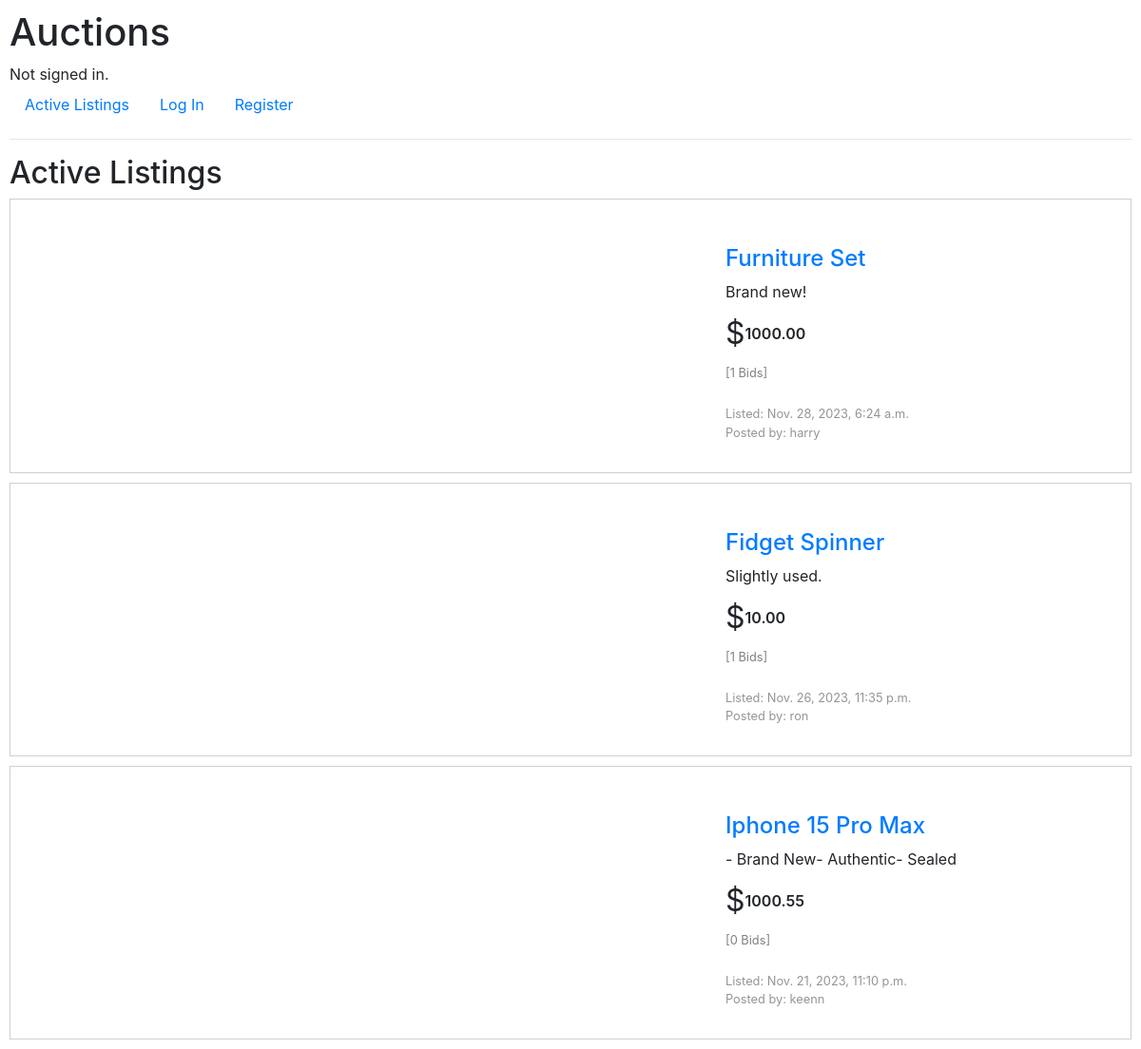
Before: / with the older database file.
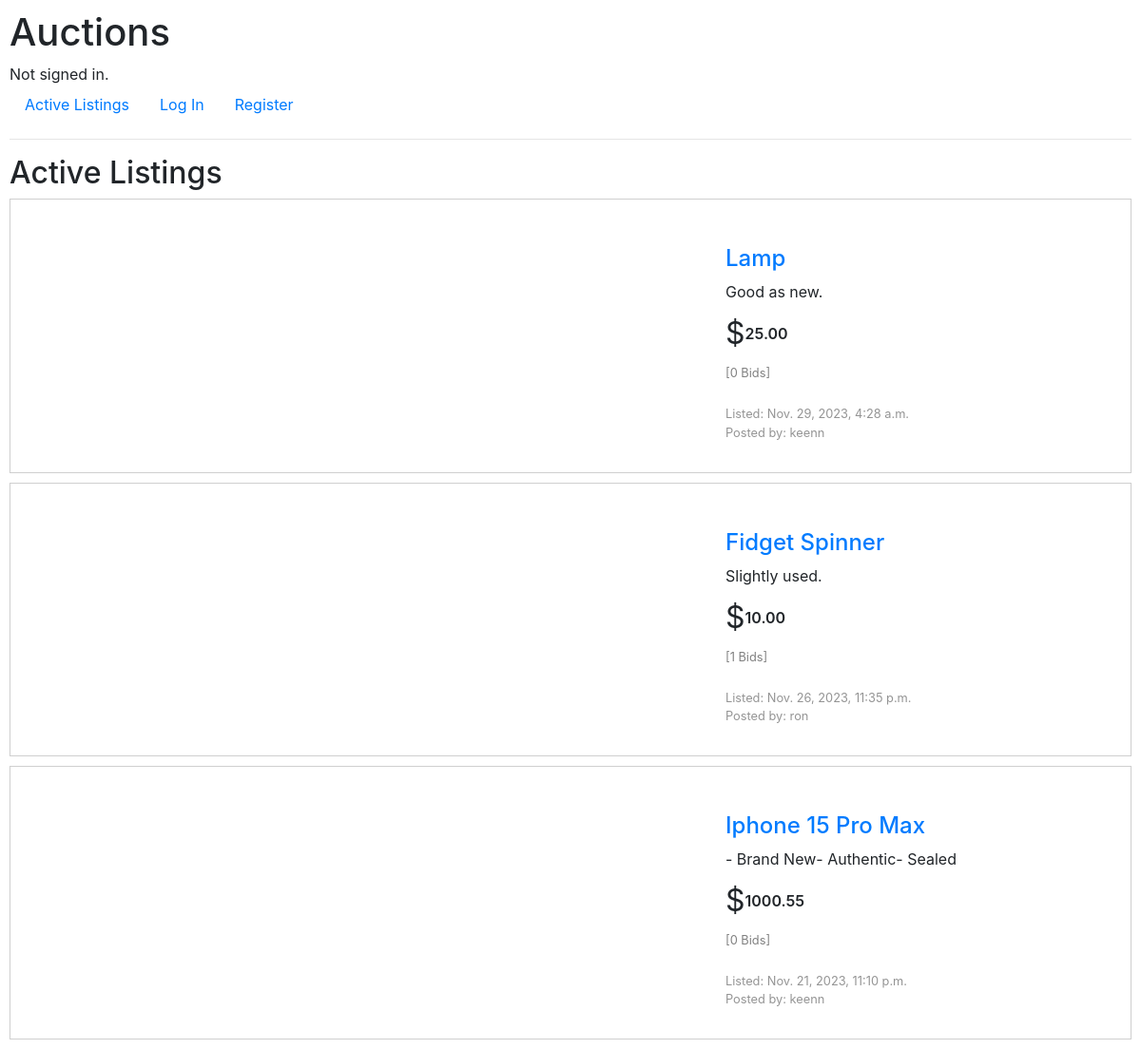
After: the same page with the newer database file.
### auctions/models.py (models this page shows, shortened)
class Listing(models.Model):
    seller = models.ForeignKey(User, on_delete=models.CASCADE, related_name="ownListings")
    title = models.CharField(max_length=64)
    description = models.CharField(max_length=5000)
    startingBid = models.DecimalField(decimal_places=2,
                                      max_digits=10)
    image = models.CharField(max_length=5000,
                             default="https://upload.wikimedia.org/wikipedia/commons/thumb/4/46/Question_mark_%28black%29.svg/800px-Question_mark_%28black%29.svg.png")
    timestamp = models.DateTimeField(default=timezone.now, editable=False)
    category = models.ForeignKey(Category, on_delete=models.CASCADE, related_name='listingCategory')
    availability = models.BooleanField(default=True)

class User(AbstractUser):
    pass

### auctions/views.py (the view)
# urls.py: path("", views.index, name="index"),
def index(request):
    if request.user.is_authenticated:
        watchlistCount = Watchlist.objects.get(user = User.objects.get(pk=request.user.id)).listing.count()
    else:
        watchlistCount = None
    return render(request, "auctions/index.html", {
        'listings' : [{'listing' : item, 'bid' : Bid.objects.filter(listing=item).count()} for item in Listing.objects.all().order_by('-id')],
        'watchlistCount' : watchlistCount
    })

### auctions/templates/auctions/index.html
{% extends "auctions/layout.html" %}
{% block body %}
    <h2>Active Listings</h2>
    <div class="allListings">
        {% for listing in listings %}
            {% if listing.listing.availability %}
                <div class="listing">
                    <div class="displaypic">
                        <a href="{% url 'listing' listing.listing.title listing.listing.id %}"><img src="{{ listing.listing.image }}" alt=""></a>
                    </div>
                    <div class="itemInfo">
                        <div class="infoTitle">
                            <a href="{% url 'listing' listing.listing.title listing.listing.id %}">
                                <h4>{{ listing.listing.title }}</h4>
                            </a>
                        </div>
                        <div class="infoDescription">{{ listing.listing.description }}</div>
                        <div class="infoStartingBid">
                            <span class="dollar">$</span>
                            <span class="price">{{ listing.listing.startingBid | floatformat:2 }}</span>
                        </div>
                        <div class="nBid">
                            <p>[{{ listing.bid }} Bids]</p>
                        </div>
                        <div class="created">
                            <p>Listed: {{ listing.listing.timestamp }}</p>
                            <p>Posted by: {{ listing.listing.seller.username }}</p>
                        </div>
                    </div>
                </div>
            {% endif %}
        {% endfor %}
    </div>
{% endblock %}

### auctions/templates/auctions/layout.html (shortened to what this page needs)
{% load static %}
<!DOCTYPE html>
<html lang="en">
    <head>
        <link rel="stylesheet" href="https://stackpath.bootstrapcdn.com/bootstrap/4.4.1/css/bootstrap.min.css">
        <link href="{% static 'auctions/styles.css' %}" rel="stylesheet">
    </head>
    <body>
        <h1>Auctions</h1>
        <div>
            {% if user.is_authenticated %}
                Signed in as <strong>{{ user.username }}</strong>.
            {% else %}
                Not signed in.
            {% endif %}
        </div>
        <ul class="nav">
            <li class="nav-item">
                <a class="nav-link" href="{% url 'index' %}">Active Listings</a>
            </li>
            {% if user.is_authenticated %}
                <li class="nav-item">
                    <a class="nav-link" href="{% url 'new' %}">Create Listing</a>
                </li>
                <li class="nav-item">
                    <a class="nav-link watchlistnav" href="{% url 'watchlist' %}">Watchlist
                        {% if watchlistCount %}
                            <span>{{ watchlistCount }}</span>
                        {% endif %}
                    </a>
                </li>
                <li class="nav-item">
                    <a class="nav-link" href="{% url 'categories' %}">Categories</a>
                </li>
                <li class="nav-item">
                    <a class="nav-link" href="{% url 'bids' %}">Bids</a>
                </li>
                <li class="nav-item">
                    <a class="nav-link" href="{% url 'selling' %}">Selling</a>
                </li>
                <li class="nav-item">
                    <a class="nav-link" href="{% url 'logout' %}">Log Out</a>
                </li>
            {% else %}
                <li class="nav-item">
                    <a class="nav-link" href="{% url 'login' %}">Log In</a>
                </li>
                <li class="nav-item">
                    <a class="nav-link" href="{% url 'register' %}">Register</a>
                </li>
            {% endif %}
        </ul>
        <hr>
        {% block body %}
        {% endblock %}
    </body>
</html>

### auctions/static/auctions/styles.css (style rules this page uses)
* { padding: 0; margin: 0; box-sizing: border-box; text-decoration: none !important; }
body { padding: 10px; }
.allListings { display: flex; flex-direction: column; gap: 10px; }
.listing { padding: 2rem; display: flex; flex-direction: row; gap: 20rem; border: 1px solid rgba(128, 128, 128, 0.377); }
.itemInfo { display: flex; flex-direction: column; margin-top: 1rem; gap: .5rem; }
.infoStartingBid { display: flex; flex-direction: row; }
.dollar { font-style: bold; font-size: 2rem; }
.price { font-weight: 600; }
.infoStartingBid span { align-self: center; }
.nBid p { color: gray; font-size: .8rem; }
.displaypic { margin-left: 5rem; }
.infoTitle { display: flex; flex-direction: row; gap: 1rem; }
.infoTitle * { margin: 0; align-self: end; }
.infoTitle h4 { margin: 0; }
.created p { margin-bottom: 0; font-size: .8rem; color: rgba(128, 128, 128, 0.84); }
.listingTitleDiv, .infoTitle { position: relative; }

Changed rows visible on the page:
no longer on this page (row edited): Listing: listing "Furniture Set", listing.description "Brand new!", listing.startingBid "1000.00", bid "1", listing.timestamp "Nov. 28, 2023, 6:24 a.m.", listing.seller.username "harry"
added Listing: listing "Lamp", listing.description "Good as new.", listing.startingBid "25.00", bid "0", listing.timestamp "Nov. 29, 2023, 4:28 a.m.", listing.seller.username "keenn"
